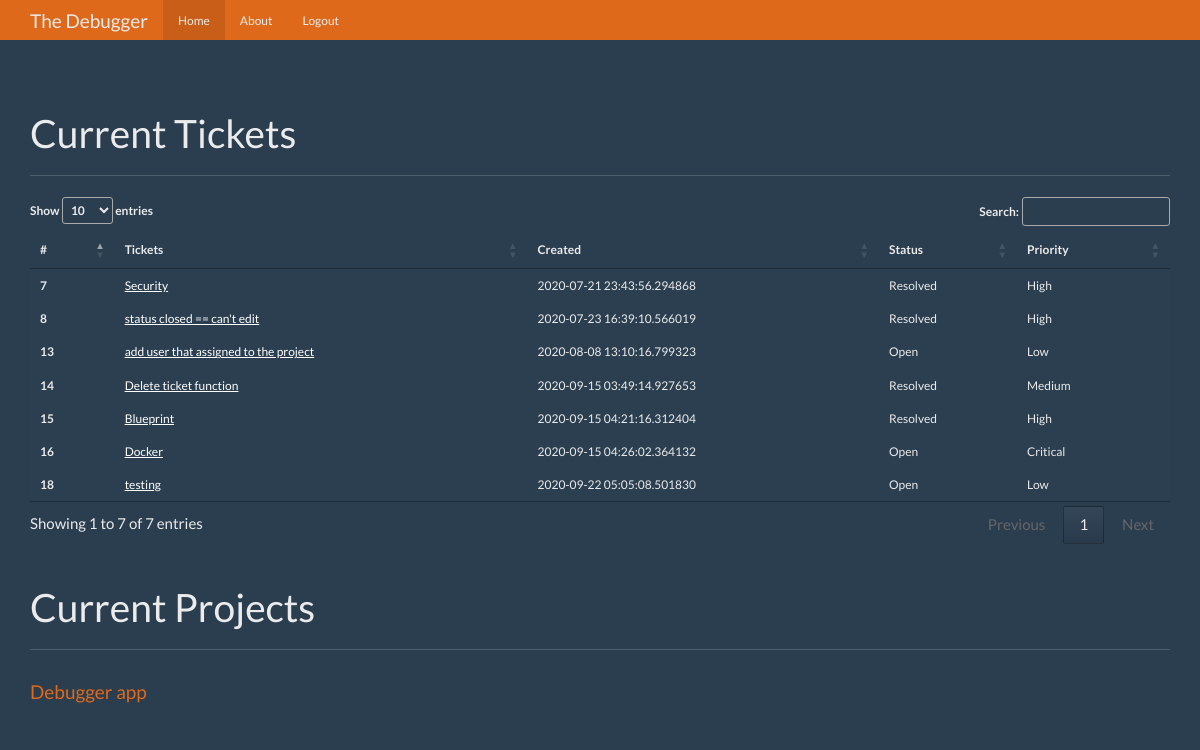
/dashboard (signed in), run on the app's committed database.
### debugger/models.py (models this page shows, shortened)
class Tickets(db.Model):
    id = db.Column(db.Integer,primary_key=True)
    title = db.Column(db.String(100),nullable=False)
    ticket_text = db.Column(db.Text,nullable=False)
    date_posted = db.Column(db.DateTime,nullable=False,default=datetime.utcnow)
    status = db.Column(db.String(30), nullable=False)
    priority = db.Column(db.String(30), nullable=False)
    created_by_id = db.Column(db.Integer, nullable=False)
    expert_id = db.Column(db.Integer, db.ForeignKey('users.id'),nullable=False)
    project_id = db.Column(db.Integer, db.ForeignKey('projects.id'),nullable=False)
    comment = db.relationship('Comment', backref='title', cascade="all,delete",lazy='dynamic')
    attach = db.relationship('Attachment', backref='ticket', cascade="all,delete", lazy='dynamic')

class Projects(db.Model):
    id = db.Column(db.Integer, primary_key=True)
    title = db.Column(db.String(100), nullable = False)
    description = db.Column(db.Text, nullable = False)
    created_by_id = db.Column(db.Integer, nullable = False)
    expert_id = db.Column(db.Integer, db.ForeignKey('users.id'))
    tickets = db.relationship('Tickets',backref='ticketso',lazy=True)

### debugger/main/routes.py (the view)
@main.route('/dashboard')
@login_required
def index():
    projects = Projects.query.all()
    if current_user.expert != 1:
        tickets = Tickets.query.filter(Tickets.expert_id == current_user.username).all()
    else:
        tickets = Tickets.query.all()
    return render_template('home.html', projects = projects , tickets = tickets)

### debugger/models.py (called while the page is built)
@login_manager.user_loader
def load_user(user_id):
    return Users.query.get(int(user_id))

### debugger/templates/home.html (shortened to what this page needs)
{% extends "base.html" %}
{% from "show_links.html" import show_links %}
{% block nav%}
          {{ show_links(current_user) }}
{% endblock %}
{% block body %}
      <div class="page-header">
        <h1>Current Tickets</h1>
      </div>
     <div class="row">
        <div class="col-lg-12">
            <table id="example" class="hover">
              <thead>
                <tr>
                  <th scope="col">#</th>
                  <th scope="col">Tickets</th>
                  <th scope="col">Created</th>
                    <th scope="col">Status</th>
                    <th scope="col">Priority</th>
                </tr>
              </thead>
              <tbody>
              {% if current_user.is_authenticated %}
                {% for ticket in tickets %}
                <tr>
                    <th style="background-color:#2b3f50" scope="row">{{ ticket.id }}</th>
                    <td style="background-color:#2b3f50"><a href="{{ url_for ('tickets.ticket', ticket_id = ticket.id ) }}">{{ticket.title}}</a></td>
                      <td style="background-color:#2b3f50">{{ ticket.date_posted }}</td>
                      <td style="background-color:#2b3f50">{{ ticket.status }}</td>
                     <td style="background-color:#2b3f50">{{ ticket.priority }}</td>
                </tr>
                {% endfor %}
              </tbody>
            </table>
            {% endif %}
        </div>
      </div>
       <div class="page-header">
        <h1>Current Projects</h1>
      </div>
      <div class="row">
        <div class="col-lg-12">
          {% for project in projects %}
          <div class="list-group">
              <h4><a class="list-group-item-heading" href="{{ url_for ('projects.project', project_id = project.id ) }}">{{ project.title }}</a></h4>
          </div>
          {% endfor %}
        </div>
      </div>
{% endblock %}

### debugger/static/theme.css (style rules this page uses)
body { padding-top: 70px; padding-bottom: 30px; }

### data on the page
Tickets: id "7", title "Security", date_posted "2020-07-21 23:43:56.294868", status "Resolved", priority "High"
Tickets: id "8", title "status closed == can't edit", date_posted "2020-07-23 16:39:10.566019", status "Resolved", priority "High"
Tickets: id "13", title "add user that assigned to the project", date_posted "2020-08-08 13:10:16.799323", status "Open", priority "Low"
Tickets: id "14", title "Delete ticket function", date_posted "2020-09-15 03:49:14.927653", status "Resolved", priority "Medium"
Tickets: id "15", title "Blueprint", date_posted "2020-09-15 04:21:16.312404", status "Resolved", priority "High"
Tickets: id "16", title "Docker", date_posted "2020-09-15 04:26:02.364132", status "Open", priority "Critical"
Tickets: id "18", title "testing", date_posted "2020-09-22 05:05:08.501830", status "Open", priority "Low"
Projects: title "Debugger app"
